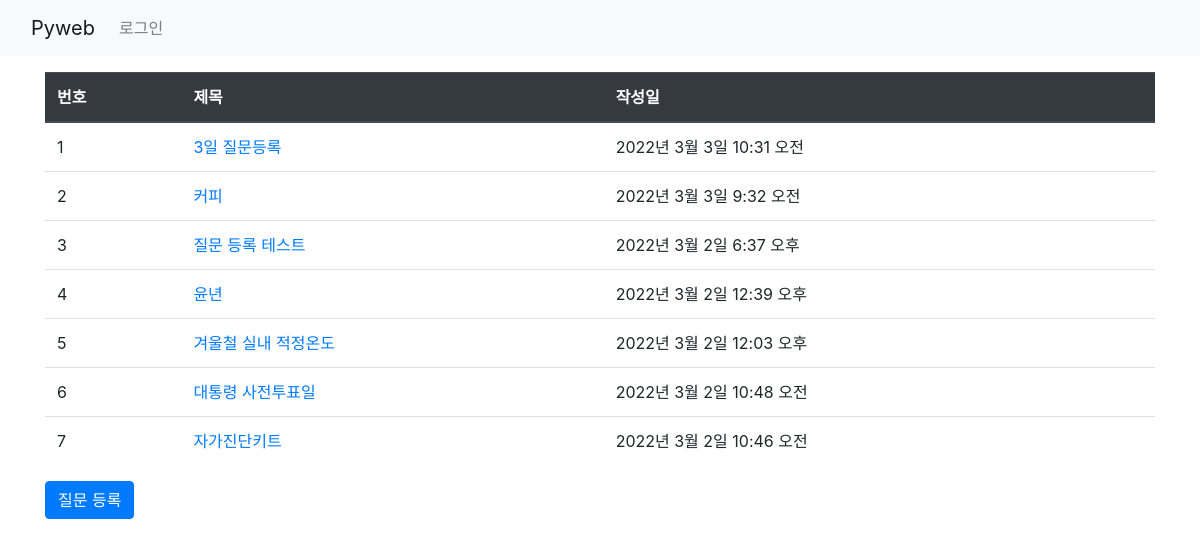
Before: / with the older database file.
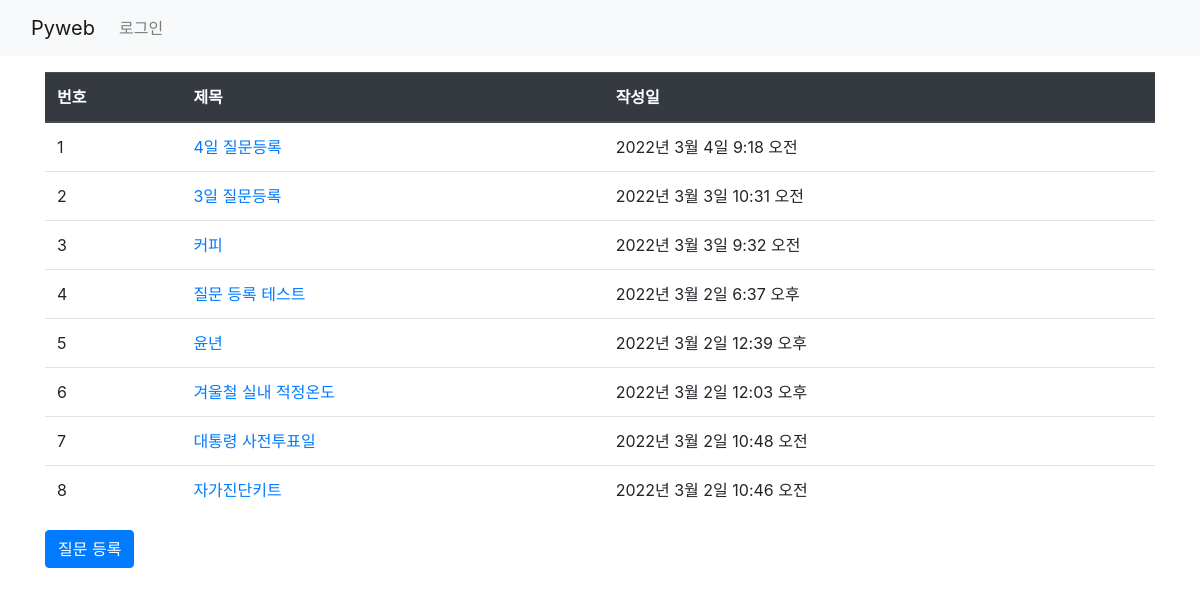
After: the same page with the newer database file.
### board/models.py (models this page shows, shortened)
class Question(models.Model):
    subject = models.CharField(max_length=200)
    content = models.TextField()
    create_date = models.DateTimeField()

### board/views.py (the view)
# urls.py: path('', views.index, name='index'),
def index(request):
    question_list = Question.objects.order_by('-create_date')  # '-' : 내림차순, '-pk'도 가능
    return render(request, 'board/question_list.html',
                  {'question_list': question_list})

### templates/board/question_list.html (shortened to what this page needs)
{% extends 'base.html' %}
{% block content %}
    <div class="container my-3">
        <table class="table">
            <thead class="thead-dark">
                <tr>
                    <th>번호</th><th>제목</th><th>작성일</th>
                </tr>
            </thead>
            <tbody>
                {% if question_list %}
                    {% for question in question_list %}
                    <tr>
                        <td>{{ forloop.counter }}</td>
                        <td><a href="/board/{{ question.id }}/">{{ question.subject }}</a></td>
                        <td>{{ question.create_date }}</td>
                    </tr>
                    {% endfor %}
                {% else %}
                    <p>질문이 없습니다.</p>
                {% endif %}
            </tbody>
        </table>
        <a class="btn btn-primary" href="{% url 'board:question_create' %}">질문 등록</a>
    </div>
{% endblock %}

Changed rows visible on the page:
added Question: subject "4일 질문등록", create_date "2022년 3월 4일 9:18 오전"
